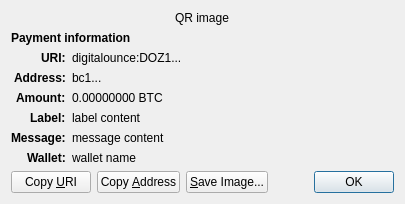
<?xml version="1.0" encoding="UTF-8"?>
<ui version="4.0">
 <class>ReceiveRequestDialog</class>
 <widget class="QDialog" name="ReceiveRequestDialog">
  <property name="geometry">
   <rect>
    <x>0</x>
    <y>0</y>
    <width>413</width>
    <height>229</height>
   </rect>
  </property>
  <property name="windowTitle">
   <string>Request payment to ...</string>
  </property>
  <layout class="QGridLayout" name="gridLayout" columnstretch="0,1">
   <property name="sizeConstraint">
    <enum>QLayout::SetFixedSize</enum>
   </property>
   <item row="0" column="0" colspan="2" alignment="Qt::AlignHCenter">
    <widget class="QRImageWidget" name="qr_code">
     <property name="text">
      <string notr="true">QR image</string>
     </property>
     <property name="textInteractionFlags">
      <set>Qt::NoTextInteraction</set>
     </property>
    </widget>
   </item>
   <item row="1" column="0" colspan="2">
    <widget class="QLabel" name="payment_header">
     <property name="font">
      <font>
       <weight>75</weight>
       <bold>true</bold>
      </font>
     </property>
     <property name="text">
      <string>Payment information</string>
     </property>
     <property name="textInteractionFlags">
      <set>Qt::NoTextInteraction</set>
     </property>
    </widget>
   </item>
   <item row="2" column="0" alignment="Qt::AlignRight|Qt::AlignTop">
    <widget class="QLabel" name="uri_tag">
     <property name="font">
      <font>
       <weight>75</weight>
       <bold>true</bold>
      </font>
     </property>
     <property name="text">
      <string notr="true">URI:</string>
     </property>
     <property name="textFormat">
      <enum>Qt::PlainText</enum>
     </property>
     <property name="textInteractionFlags">
      <set>Qt::NoTextInteraction</set>
     </property>
    </widget>
   </item>
   <item row="2" column="1" alignment="Qt::AlignTop">
    <widget class="QLabel" name="uri_content">
     <property name="text">
      <string notr="true">digitalounce:DOZ1...</string>
     </property>
     <property name="textFormat">
      <enum>Qt::RichText</enum>
     </property>
     <property name="wordWrap">
      <bool>true</bool>
     </property>
     <property name="textInteractionFlags">
      <set>Qt::TextSelectableByMouse</set>
     </property>
    </widget>
   </item>
   <item row="3" column="0" alignment="Qt::AlignRight|Qt::AlignTop">
    <widget class="QLabel" name="address_tag">
     <property name="font">
      <font>
       <weight>75</weight>
       <bold>true</bold>
      </font>
     </property>
     <property name="text">
      <string>Address:</string>
     </property>
     <property name="textInteractionFlags">
      <set>Qt::NoTextInteraction</set>
     </property>
    </widget>
   </item>
   <item row="3" column="1" alignment="Qt::AlignTop">
    <widget class="QLabel" name="address_content">
     <property name="text">
      <string notr="true">bc1...</string>
     </property>
     <property name="textFormat">
      <enum>Qt::PlainText</enum>
     </property>
     <property name="textInteractionFlags">
      <set>Qt::TextSelectableByMouse</set>
     </property>
    </widget>
   </item>
   <item row="4" column="0" alignment="Qt::AlignRight|Qt::AlignTop">
    <widget class="QLabel" name="amount_tag">
     <property name="font">
      <font>
       <weight>75</weight>
       <bold>true</bold>
      </font>
     </property>
     <property name="text">
      <string>Amount:</string>
     </property>
     <property name="textInteractionFlags">
      <set>Qt::NoTextInteraction</set>
     </property>
    </widget>
   </item>
   <item row="4" column="1" alignment="Qt::AlignTop">
    <widget class="QLabel" name="amount_content">
     <property name="text">
      <string notr="true">0.00000000 BTC</string>
     </property>
     <property name="textFormat">
      <enum>Qt::PlainText</enum>
     </property>
     <property name="textInteractionFlags">
      <set>Qt::TextSelectableByMouse</set>
     </property>
    </widget>
   </item>
   <item row="5" column="0" alignment="Qt::AlignRight|Qt::AlignTop">
    <widget class="QLabel" name="label_tag">
     <property name="font">
      <font>
       <weight>75</weight>
       <bold>true</bold>
      </font>
     </property>
     <property name="text">
      <string>Label:</string>
     </property>
     <property name="textInteractionFlags">
      <set>Qt::NoTextInteraction</set>
     </property>
    </widget>
   </item>
   <item row="5" column="1" alignment="Qt::AlignTop">
    <widget class="QLabel" name="label_content">
     <property name="text">
      <string notr="true">label content</string>
     </property>
     <property name="textFormat">
      <enum>Qt::PlainText</enum>
     </property>
     <property name="wordWrap">
      <bool>true</bool>
     </property>
     <property name="textInteractionFlags">
      <set>Qt::TextSelectableByMouse</set>
     </property>
    </widget>
   </item>
   <item row="6" column="0" alignment="Qt::AlignRight|Qt::AlignTop">
    <widget class="QLabel" name="message_tag">
     <property name="font">
      <font>
       <weight>75</weight>
       <bold>true</bold>
      </font>
     </property>
     <property name="text">
      <string>Message:</string>
     </property>
     <property name="textInteractionFlags">
      <set>Qt::NoTextInteraction</set>
     </property>
    </widget>
   </item>
   <item row="6" column="1" alignment="Qt::AlignTop">
    <widget class="QLabel" name="message_content">
     <property name="text">
      <string notr="true">message content</string>
     </property>
     <property name="textFormat">
      <enum>Qt::PlainText</enum>
     </property>
     <property name="wordWrap">
      <bool>true</bool>
     </property>
     <property name="textInteractionFlags">
      <set>Qt::TextSelectableByMouse</set>
     </property>
    </widget>
   </item>
   <item row="7" column="0" alignment="Qt::AlignRight|Qt::AlignTop">
    <widget class="QLabel" name="wallet_tag">
     <property name="font">
      <font>
       <weight>75</weight>
       <bold>true</bold>
      </font>
     </property>
     <property name="text">
      <string>Wallet:</string>
     </property>
     <property name="textInteractionFlags">
      <set>Qt::NoTextInteraction</set>
     </property>
    </widget>
   </item>
   <item row="7" column="1" alignment="Qt::AlignTop">
    <widget class="QLabel" name="wallet_content">
     <property name="text">
      <string notr="true">wallet name</string>
     </property>
     <property name="textFormat">
      <enum>Qt::PlainText</enum>
     </property>
     <property name="wordWrap">
      <bool>true</bool>
     </property>
     <property name="textInteractionFlags">
      <set>Qt::TextSelectableByMouse</set>
     </property>
    </widget>
   </item>
   <item row="8" column="0" colspan="2">
    <layout class="QHBoxLayout" name="horizontalLayout">
     <item>
      <widget class="QPushButton" name="btnCopyURI">
       <property name="text">
        <string>Copy &amp;URI</string>
       </property>
       <property name="autoDefault">
        <bool>false</bool>
       </property>
      </widget>
     </item>
     <item>
      <widget class="QPushButton" name="btnCopyAddress">
       <property name="text">
        <string>Copy &amp;Address</string>
       </property>
       <property name="autoDefault">
        <bool>false</bool>
       </property>
      </widget>
     </item>
     <item>
      <widget class="QPushButton" name="btnSaveAs">
       <property name="text">
        <string>&amp;Save Image...</string>
       </property>
       <property name="autoDefault">
        <bool>false</bool>
       </property>
      </widget>
     </item>
     <item>
      <spacer name="horizontalSpacer_2">
       <property name="orientation">
        <enum>Qt::Horizontal</enum>
       </property>
       <property name="sizeHint" stdset="0">
        <size>
         <width>40</width>
         <height>20</height>
        </size>
       </property>
      </spacer>
     </item>
     <item>
      <widget class="QDialogButtonBox" name="buttonBox">
       <property name="focusPolicy">
        <enum>Qt::StrongFocus</enum>
       </property>
       <property name="standardButtons">
        <set>QDialogButtonBox::Ok</set>
       </property>
      </widget>
     </item>
    </layout>
   </item>
  </layout>
 </widget>
 <customwidgets>
  <customwidget>
   <class>QRImageWidget</class>
   <extends>QLabel</extends>
   <header>qt/qrimagewidget.h</header>
  </customwidget>
 </customwidgets>
 <tabstops>
  <tabstop>buttonBox</tabstop>
  <tabstop>btnCopyURI</tabstop>
  <tabstop>btnCopyAddress</tabstop>
  <tabstop>btnSaveAs</tabstop>
 </tabstops>
 <resources/>
 <connections>
  <connection>
   <sender>buttonBox</sender>
   <signal>accepted()</signal>
   <receiver>ReceiveRequestDialog</receiver>
   <slot>accept()</slot>
   <hints>
    <hint type="sourcelabel">
     <x>135</x>
     <y>230</y>
    </hint>
    <hint type="destinationlabel">
     <x>135</x>
     <y>126</y>
    </hint>
   </hints>
  </connection>
 </connections>
</ui>
